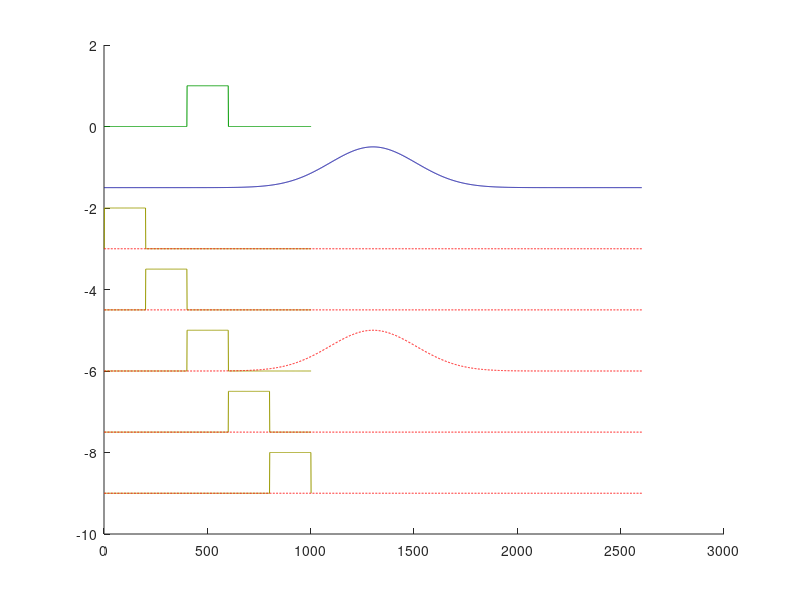

This figure's MATLAB source:
clear all
close all


total_hvc_units = 5;
total_steps = 1002;
rewarded_unit = 3;
steps_per_hvc_unit = floor(total_steps / total_hvc_units);

sig = 1*steps_per_hvc_unit;
x = -4*sig:4*sig;
kernel = 1/sqrt(2*pi*sig^2) * exp(-(x).^2/2/sig^2);

lman = zeros(total_steps, 1);
reward = zeros(total_steps, 1);
hvc = zeros(total_steps, total_hvc_units);

for hvc_unit = 1:total_hvc_units
    steps = (hvc_unit-1) * steps_per_hvc_unit + (1:steps_per_hvc_unit) + 1;
    hvc(steps, hvc_unit) = 1;
    if hvc_unit == rewarded_unit
        lman(steps, 1) = 1;
    end

end
reward = conv(kernel, lman);
reward = reward / max(reward);

for hvc_unit = 1:total_hvc_units
    eligibility_trace(:, hvc_unit) = conv(hvc(:,hvc_unit) .* lman, kernel);
end
eligibility_trace = eligibility_trace ./ max(max(eligibility_trace));

% figure
% plot(lman)
% hold all
% plot(reward)
% 
% figure
% plot(hvc)
% hold all
% plot(eligibility_trace)

figure
hold all
offset = 0;
plot(lman - offset, 'Color', [0 .6 0])
offset = offset + 1.5;
plot(reward - offset, 'Color', [0 0 .6])
offset = offset + 1.5;
for hvc_unit = 1:total_hvc_units
    plot(hvc(:, hvc_unit) - offset, 'Color', [.6 .6 0])
    plot(eligibility_trace(:, hvc_unit) - offset, '--', 'Color', [1 0 0])
    offset = offset + 1.5;
end
